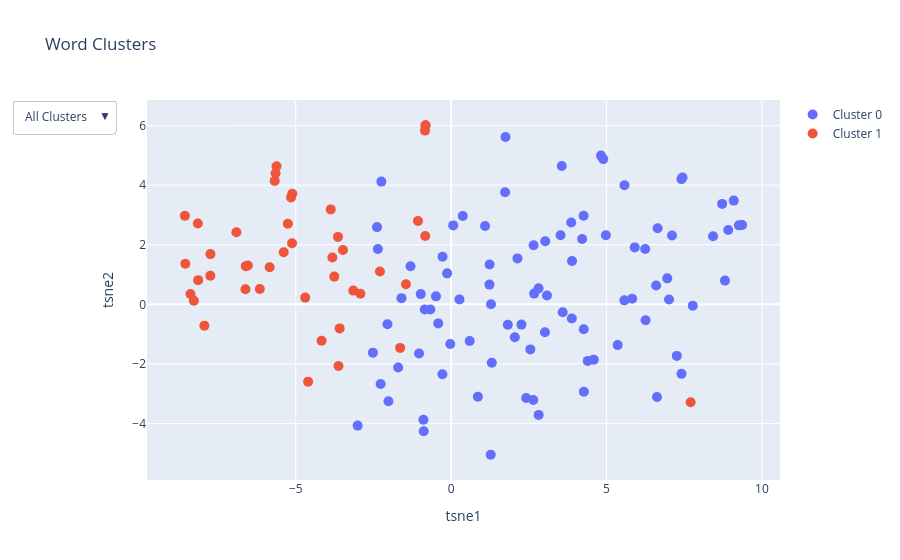

This figure's notebook cell:
### Code cell
import pysparcl
k = 2
tidy_k_perm = pysparcl.cluster.permute(X, k=k, nperms=25, nvals=10)

print("Best wbound:", tidy_k_perm['bestw'])

tidy_k_result = pysparcl.cluster.kmeans(X, k=k, wbounds=tidy_k_perm['bestw'])[0]
tidy_k_weights = tidy_k_result['ws']

tidy_k_clusters = {i: [] for i in range(k)}
for i in range(len(tidy_k_result['cs'])):
    cluster_id = tidy_k_result['cs'][i]
    tidy_k_clusters[cluster_id].append(corpus.idx2lexunit(i))

from sklearn.manifold import TSNE
import plotly.express as px
import plotly.graph_objects as go
import pandas as pd

tsne = TSNE(n_components=2, random_state=42)
X_tsne = tsne.fit_transform(X)
# Create a DataFrame for Plotly
df = pd.DataFrame({
    'PCA1': X_tsne[:, 0],
    'PCA2': X_tsne[:, 1],
    'Cluster': tidy_k_result['cs'],
    'Word': [corpus.idx2lexunit(i) for i in range(len(tidy_k_result['cs']))]
})
fig = go.Figure()
for cluster in range(k):
    cluster_data = df[df['Cluster'] == cluster]
    fig.add_trace(go.Scatter(
        x=cluster_data['PCA1'],
        y=cluster_data['PCA2'],
        mode='markers',
        marker=dict(size=10),
        name=f'Cluster {cluster}',
        text=cluster_data['Word'],
        hovertemplate='%{text}<extra></extra>',
    ))

fig.update_layout(
    title='Word Clusters',
    xaxis_title='tsne1',
    yaxis_title='tsne2',
    # width=1600,  # Set the width of the figure
    # height=800,  # Set the height of the figure

    updatemenus=[
        {
            'buttons': [
                {
                    'label': 'All Clusters',
                    'method': 'update',
                    'args': [{'visible': [True] * k},
                             {'title': 'All Clusters'}]
                }
            ] + [
                {
                    'label': f'Cluster {i}',
                    'method': 'update',
                    'args': [{'visible': [j == i - 1 for j in range(k)]},
                             {'title': f'Cluster {i}'}]
                } for i in range(1, k + 1)
            ],
            'direction': 'down',
            'showactive': True
        }
    ]
)

fig.show()

### Figure 1 — Plotly figure (JSON) as saved in the notebook; plotly's stock layout.template omitted (floating-point values rounded to 4 significant figures; data arrays with more than 128 entries replaced by an {"elided": "..."} marker saying what was removed)
{"data": [{"hovertemplate": "%{text}<extra></extra>", "marker": {"size": 10}, "mode": "markers", "name": "Cluster 0", "text": {"elided": "90x2 str values"}, "type": "scatter", "x": [-3.009, 5.358, 8.915, 6.244, 7.26, 5.574, -0.0296, 2.814, -2.051, 2.26, 6.623, 1.282, -2.519, -2.246, 2.415, 2.814, 8.811, 5.906, 7.411, 7.445, -1.599, 3.083, 7.774, 9.361, -2.386, 2.652, -0.4892, 4.893, 3.863, 0.5948, 4.588, 1.236, -0.8923, 0.3734, -0.2812, 4.261, 1.735, 6.953, 4.214, 1.823, 6.643, -1.706, 3.889, 0.8597, 4.27, 0.2664, -1.034, -1.308, -2.269, 1.091, 0.06496, -0.1302, 7.409, 5.577, -0.2773, 3.018, -2.359, 9.259, -0.4161, 4.396, 1.232, 3.52, -0.671, -2.018, 3.026, -0.8516, 3.558, 4.822, 2.548, 4.266, 2.643, 7.01, 3.882, 6.255, 1.273, 4.978, 7.105, -0.9788, 8.719, 2.132, 2.047, -0.8838, 1.748, 2.67, 5.824, 3.589, 8.426, 1.308, 9.092, 6.594], "y": [-4.073, -1.369, 2.493, 1.857, -1.731, 0.1331, -1.333, 0.5364, -0.6668, -0.6807, -3.111, 0.001167, -1.622, 4.121, -3.148, -3.712, 0.7957, 1.912, -2.335, 4.256, 0.2079, 0.2955, -0.0461, 2.666, 2.593, 1.98, 0.2674, 4.876, 2.749, -1.233, -1.858, 1.336, -3.874, 2.964, -2.345, 2.976, 3.764, 0.8715, 2.192, -0.6847, 2.556, -2.122, 1.457, -3.101, -2.935, 0.1654, -1.649, 1.28, -2.674, 2.631, 2.65, 1.04, 4.204, 3.999, 1.596, -0.936, 1.856, 2.651, -0.6408, -1.9, 0.6618, 2.321, -0.1718, -3.252, 2.116, -0.171, 4.644, 4.993, -1.514, -0.8372, -3.215, 0.1644, -0.4769, -0.5341, -5.05, 2.317, 2.311, 0.3429, 3.372, 1.543, -1.107, -4.263, 5.62, 0.3597, 0.1891, -0.2675, 2.283, -1.964, 3.483, 0.6309]}, {"hovertemplate": "%{text}<extra></extra>", "marker": {"size": 10}, "mode": "markers", "name": "Cluster 1", "text": [["administrer", "VERB"], ["appeler", "VERB"], ["arrêter", "VERB"], ["associer", "VERB"], ["atteindre", "VERB"], ["baser", "VERB"], ["charger", "VERB"], ["comparer", "VERB"], ["concerner", "VERB"], ["condamner", "VERB"], ["confier", "VERB"], ["connaître", "VERB"], ["considérer", "VERB"], ["destiner", "VERB"], ["diluer", "VERB"], ["diriger", "VERB"], ["effectuer", "VERB"], ["impliquer", "VERB"], ["inclure", "VERB"], ["lier", "VERB"], ["maintenir", "VERB"], ["mener", "VERB"], ["mesurer", "VERB"], ["mettre", "VERB"], ["observer", "VERB"], ["organiser", "VERB"], ["ouvrir", "VERB"], ["payer", "VERB"], ["prévoir", "VERB"], ["publier", "VERB"], ["rapporter", "VERB"], ["recommander", "VERB"], ["rejeter", "VERB"], ["réaliser", "VERB"], ["réduire", "VERB"], ["souffrir", "VERB"], ["suivre", "VERB"], ["traiter", "VERB"], ["utiliser", "VERB"], ["verser", "VERB"], ["établir", "VERB"], ["étudier", "VERB"], ["évaluer", "VERB"], ["évoquer", "VERB"]], "type": "scatter", "x": [-3.822, -4.697, -3.642, -8.142, -8.568, -8.554, -8.28, -7.745, -0.8201, -5.153, -1.068, -2.92, -3.149, -8.388, -4.603, -7.941, -3.761, -6.618, -0.8314, -7.748, -4.17, -6.541, -3.588, -0.8343, -5.679, -5.841, -2.293, -1.643, -6.158, -5.389, -5.65, -5.255, -5.12, -6.609, -3.875, 7.705, -0.8416, -8.152, -3.482, -6.912, -3.626, -5.619, -5.112, -1.455], "y": [1.571, 0.2251, 2.264, 0.8121, 2.971, 1.362, 0.1198, 1.685, 6.012, 3.586, 2.797, 0.3527, 0.4599, 0.3472, -2.595, -0.7152, 0.9306, 0.5056, 6.001, 0.963, -1.225, 1.302, -0.8079, 2.291, 4.144, 1.242, 1.102, -1.463, 0.5155, 1.75, 4.399, 2.707, 2.052, 1.281, 3.187, -3.288, 5.833, 2.716, 1.822, 2.418, -2.069, 4.637, 3.713, 0.6758]}], "layout": {"title": {"text": "Word Clusters"}, "updatemenus": [{"buttons": [{"args": [{"visible": [true, true]}, {"title": "All Clusters"}], "label": "All Clusters", "method": "update"}, {"args": [{"visible": [true, false]}, {"title": "Cluster 1"}], "label": "Cluster 1", "method": "update"}, {"args": [{"visible": [false, true]}, {"title": "Cluster 2"}], "label": "Cluster 2", "method": "update"}], "direction": "down", "showactive": true}], "xaxis": {"title": {"text": "tsne1"}}, "yaxis": {"title": {"text": "tsne2"}}}}
